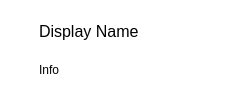
            <widget class="QWidget" name="session_widget" native="true">
             <property name="minimumSize">
              <size>
               <width>230</width>
               <height>0</height>
              </size>
             </property>
             <property name="palette">
              <palette>
               <active>
                <colorrole role="Button">
                 <brush brushstyle="SolidPattern">
                  <color alpha="255">
                   <red>255</red>
                   <green>255</green>
                   <blue>255</blue>
                  </color>
                 </brush>
                </colorrole>
                <colorrole role="Base">
                 <brush brushstyle="SolidPattern">
                  <color alpha="255">
                   <red>255</red>
                   <green>255</green>
                   <blue>255</blue>
                  </color>
                 </brush>
                </colorrole>
                <colorrole role="Window">
                 <brush brushstyle="SolidPattern">
                  <color alpha="255">
                   <red>255</red>
                   <green>255</green>
                   <blue>255</blue>
                  </color>
                 </brush>
                </colorrole>
               </active>
               <inactive>
                <colorrole role="Button">
                 <brush brushstyle="SolidPattern">
                  <color alpha="255">
                   <red>255</red>
                   <green>255</green>
                   <blue>255</blue>
                  </color>
                 </brush>
                </colorrole>
                <colorrole role="Base">
                 <brush brushstyle="SolidPattern">
                  <color alpha="255">
                   <red>255</red>
                   <green>255</green>
                   <blue>255</blue>
                  </color>
                 </brush>
                </colorrole>
                <colorrole role="Window">
                 <brush brushstyle="SolidPattern">
                  <color alpha="255">
                   <red>255</red>
                   <green>255</green>
                   <blue>255</blue>
                  </color>
                 </brush>
                </colorrole>
               </inactive>
               <disabled>
                <colorrole role="Button">
                 <brush brushstyle="SolidPattern">
                  <color alpha="255">
                   <red>255</red>
                   <green>255</green>
                   <blue>255</blue>
                  </color>
                 </brush>
                </colorrole>
                <colorrole role="Base">
                 <brush brushstyle="SolidPattern">
                  <color alpha="255">
                   <red>255</red>
                   <green>255</green>
                   <blue>255</blue>
                  </color>
                 </brush>
                </colorrole>
                <colorrole role="Window">
                 <brush brushstyle="SolidPattern">
                  <color alpha="255">
                   <red>255</red>
                   <green>255</green>
                   <blue>255</blue>
                  </color>
                 </brush>
                </colorrole>
               </disabled>
              </palette>
             </property>
             <property name="styleSheet">
              <string notr="true">QWidget#session_widget {
	margin: 0px;
	padding: 2px;
	border: 1px solid palette(dark);
	border-style: outset;
	border-radius: 3px;
	background: white;
}

QWidget#session_widget_no:hover {
	background: rgb(240, 252, 255);
	background: rgb(230, 248, 255);
	background: rgb(248, 248, 248);
}
</string>
             </property>
             <layout class="QHBoxLayout" name="session_layout">
              <property name="spacing">
               <number>3</number>
              </property>
              <property name="leftMargin">
               <number>0</number>
              </property>
              <property name="topMargin">
               <number>0</number>
              </property>
              <property name="rightMargin">
               <number>0</number>
              </property>
              <property name="bottomMargin">
               <number>0</number>
              </property>
              <item>
               <widget class="QLabel" name="icon_label">
                <property name="minimumSize">
                 <size>
                  <width>36</width>
                  <height>36</height>
                 </size>
                </property>
                <property name="maximumSize">
                 <size>
                  <width>36</width>
                  <height>36</height>
                 </size>
                </property>
                <property name="pixmap">
                 <pixmap>icons/default-avatar.png</pixmap>
                </property>
                <property name="alignment">
                 <set>Qt::AlignCenter</set>
                </property>
               </widget>
              </item>
              <item>
               <layout class="QVBoxLayout" name="name_info_layout">
                <property name="spacing">
                 <number>0</number>
                </property>
                <property name="leftMargin">
                 <number>0</number>
                </property>
                <property name="topMargin">
                 <number>0</number>
                </property>
                <property name="rightMargin">
                 <number>0</number>
                </property>
                <property name="bottomMargin">
                 <number>0</number>
                </property>
                <item>
                 <layout class="QHBoxLayout" name="name_layout">
                  <property name="spacing">
                   <number>0</number>
                  </property>
                  <property name="leftMargin">
                   <number>0</number>
                  </property>
                  <property name="topMargin">
                   <number>0</number>
                  </property>
                  <property name="rightMargin">
                   <number>0</number>
                  </property>
                  <property name="bottomMargin">
                   <number>0</number>
                  </property>
                  <item>
                   <widget class="ElidedLabel" name="name_label">
                    <property name="sizePolicy">
                     <sizepolicy hsizetype="Expanding" vsizetype="Fixed">
                      <horstretch>0</horstretch>
                      <verstretch>0</verstretch>
                     </sizepolicy>
                    </property>
                    <property name="font">
                     <font>
                      <pointsize>12</pointsize>
                     </font>
                    </property>
                    <property name="text">
                     <string>Display Name</string>
                    </property>
                   </widget>
                  </item>
                  <item>
                   <widget class="QWidget" name="state_icons" native="true">
                    <property name="minimumSize">
                     <size>
                      <width>0</width>
                      <height>14</height>
                     </size>
                    </property>
                    <property name="maximumSize">
                     <size>
                      <width>16777215</width>
                      <height>14</height>
                     </size>
                    </property>
                    <layout class="QHBoxLayout" name="state_icons_layout">
                     <property name="spacing">
                      <number>0</number>
                     </property>
                     <property name="leftMargin">
                      <number>0</number>
                     </property>
                     <property name="topMargin">
                      <number>0</number>
                     </property>
                     <property name="rightMargin">
                      <number>0</number>
                     </property>
                     <property name="bottomMargin">
                      <number>0</number>
                     </property>
                     <item>
                      <widget class="QLabel" name="composing_icon">
                       <property name="sizePolicy">
                        <sizepolicy hsizetype="Fixed" vsizetype="Fixed">
                         <horstretch>0</horstretch>
                         <verstretch>0</verstretch>
                        </sizepolicy>
                       </property>
                       <property name="text">
                        <string/>
                       </property>
                       <property name="pixmap">
                        <pixmap>icons/composing12.svg</pixmap>
                       </property>
                       <property name="alignment">
                        <set>Qt::AlignCenter</set>
                       </property>
                      </widget>
                     </item>
                     <item>
                      <widget class="QLabel" name="hold_icon">
                       <property name="sizePolicy">
                        <sizepolicy hsizetype="Fixed" vsizetype="Fixed">
                         <horstretch>0</horstretch>
                         <verstretch>0</verstretch>
                        </sizepolicy>
                       </property>
                       <property name="text">
                        <string/>
                       </property>
                       <property name="pixmap">
                        <pixmap>icons/paused12.svg</pixmap>
                       </property>
                       <property name="alignment">
                        <set>Qt::AlignCenter</set>
                       </property>
                      </widget>
                     </item>
                    </layout>
                   </widget>
                  </item>
                 </layout>
                </item>
                <item>
                 <layout class="QHBoxLayout" name="info_layout">
                  <property name="spacing">
                   <number>0</number>
                  </property>
                  <property name="leftMargin">
                   <number>0</number>
                  </property>
                  <property name="topMargin">
                   <number>0</number>
                  </property>
                  <property name="rightMargin">
                   <number>0</number>
                  </property>
                  <property name="bottomMargin">
                   <number>0</number>
                  </property>
                  <item>
                   <widget class="ElidedLabel" name="info_label">
                    <property name="sizePolicy">
                     <sizepolicy hsizetype="Expanding" vsizetype="Fixed">
                      <horstretch>0</horstretch>
                      <verstretch>0</verstretch>
                     </sizepolicy>
                    </property>
                    <property name="text">
                     <string>Info</string>
                    </property>
                   </widget>
                  </item>
                  <item>
                   <widget class="QWidget" name="stream_icons" native="true">
                    <property name="minimumSize">
                     <size>
                      <width>0</width>
                      <height>14</height>
                     </size>
                    </property>
                    <property name="maximumSize">
                     <size>
                      <width>16777215</width>
                      <height>14</height>
                     </size>
                    </property>
                    <layout class="QHBoxLayout" name="stream_icons_layout">
                     <property name="spacing">
                      <number>0</number>
                     </property>
                     <property name="leftMargin">
                      <number>0</number>
                     </property>
                     <property name="topMargin">
                      <number>0</number>
                     </property>
                     <property name="rightMargin">
                      <number>0</number>
                     </property>
                     <property name="bottomMargin">
                      <number>0</number>
                     </property>
                     <item>
                      <widget class="QLabel" name="screen_sharing_icon">
                       <property name="sizePolicy">
                        <sizepolicy hsizetype="Fixed" vsizetype="Fixed">
                         <horstretch>0</horstretch>
                         <verstretch>0</verstretch>
                        </sizepolicy>
                       </property>
                       <property name="text">
                        <string/>
                       </property>
                       <property name="pixmap">
                        <pixmap>icons/screen12.svg</pixmap>
                       </property>
                       <property name="alignment">
                        <set>Qt::AlignCenter</set>
                       </property>
                      </widget>
                     </item>
                     <item>
                      <widget class="QLabel" name="video_icon">
                       <property name="sizePolicy">
                        <sizepolicy hsizetype="Fixed" vsizetype="Fixed">
                         <horstretch>0</horstretch>
                         <verstretch>0</verstretch>
                        </sizepolicy>
                       </property>
                       <property name="text">
                        <string/>
                       </property>
                       <property name="pixmap">
                        <pixmap>icons/camera12.svg</pixmap>
                       </property>
                       <property name="alignment">
                        <set>Qt::AlignCenter</set>
                       </property>
                      </widget>
                     </item>
                     <item>
                      <widget class="QLabel" name="audio_icon">
                       <property name="sizePolicy">
                        <sizepolicy hsizetype="Fixed" vsizetype="Fixed">
                         <horstretch>0</horstretch>
                         <verstretch>0</verstretch>
                        </sizepolicy>
                       </property>
                       <property name="text">
                        <string/>
                       </property>
                       <property name="pixmap">
                        <pixmap>icons/speaker12.svg</pixmap>
                       </property>
                       <property name="alignment">
                        <set>Qt::AlignCenter</set>
                       </property>
                      </widget>
                     </item>
                     <item>
                      <widget class="QLabel" name="chat_icon">
                       <property name="sizePolicy">
                        <sizepolicy hsizetype="Fixed" vsizetype="Fixed">
                         <horstretch>0</horstretch>
                         <verstretch>0</verstretch>
                        </sizepolicy>
                       </property>
                       <property name="text">
                        <string/>
                       </property>
                       <property name="pixmap">
                        <pixmap>icons/chat12.svg</pixmap>
                       </property>
                       <property name="alignment">
                        <set>Qt::AlignCenter</set>
                       </property>
                      </widget>
                     </item>
                    </layout>
                   </widget>
                  </item>
                 </layout>
                </item>
               </layout>
              </item>
              <item>
               <widget class="ContactState" name="state_label">
                <property name="minimumSize">
                 <size>
                  <width>14</width>
                  <height>0</height>
                 </size>
                </property>
                <property name="maximumSize">
                 <size>
                  <width>14</width>
                  <height>16777215</height>
                 </size>
                </property>
                <property name="text">
                 <string/>
                </property>
                <property name="state" stdset="0">
                 <string notr="true">unknown</string>
                </property>
               </widget>
              </item>
             </layout>
            </widget>
